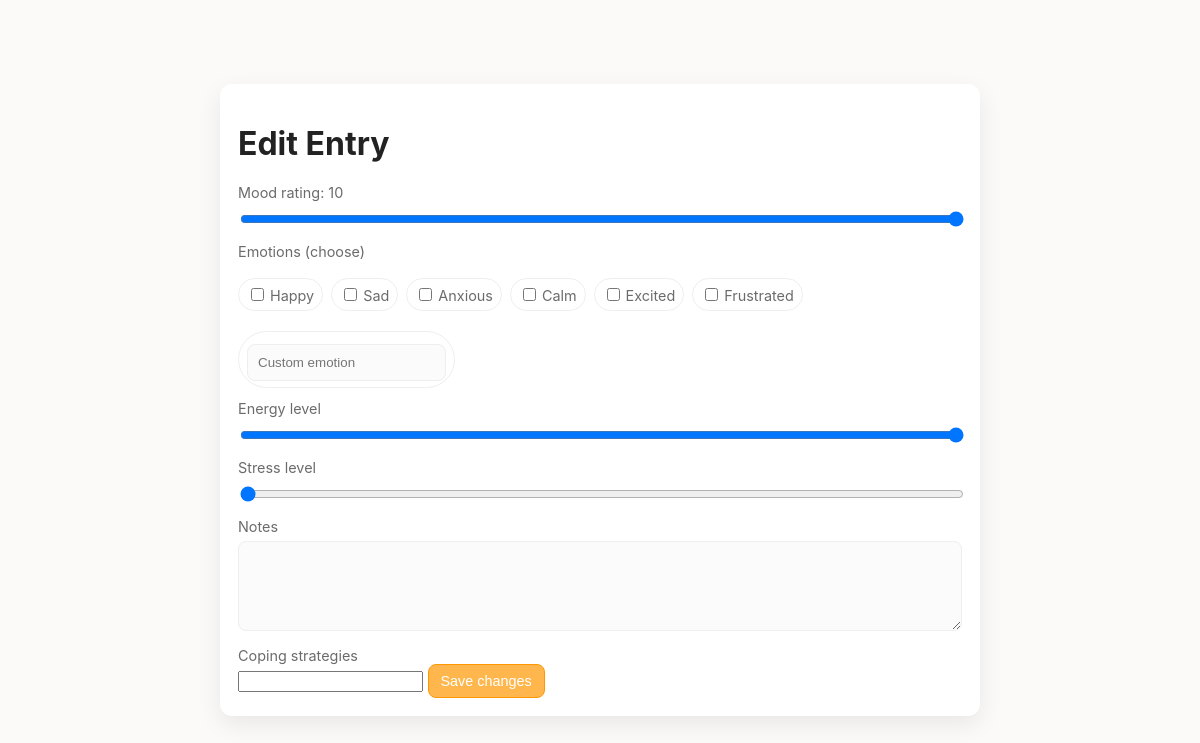
Screenshot of /entry/10/edit (signed in) with the database file from the repository.
### tables this page shows
CREATE TABLE entries (
            id INTEGER PRIMARY KEY AUTOINCREMENT,
            user_id INTEGER NOT NULL,
            created_at DATETIME DEFAULT CURRENT_TIMESTAMP,
            mood_rating INTEGER,
            emotions TEXT,          -- json list
            energy_level INTEGER,
            stress_level INTEGER,
            notes_encrypted TEXT,
            coping TEXT,            -- json or text
            sentiment TEXT,
            FOREIGN KEY(user_id) REFERENCES users(id) ON DELETE CASCADE
        );

### app.py (the view, shortened to what this page needs)
@app.route("/entry/<int:eid>/edit", methods=["GET", "POST"])
@login_required
def edit_entry(eid):
    user_id = session["user_id"]
    conn = get_db()
    c = conn.cursor()
    c.execute("SELECT * FROM entries WHERE id=? AND user_id=?", (eid, user_id))
    row = c.fetchone()
    if not row:
        conn.close()
        flash("Entry not found.", "warning")
        return redirect(url_for("entries_page"))
    notes_plain = decrypt_text(row["notes_encrypted"]) if row["notes_encrypted"] else ""
    entry = {
        "id": row["id"],
        "mood_rating": row["mood_rating"],
        "emotions": json.loads(row["emotions"]) if row["emotions"] else [],
        "energy_level": row["energy_level"],
        "stress_level": row["stress_level"],
        "notes": notes_plain,
        "coping": json.loads(row["coping"]) if row["coping"] else [],
        "sentiment": row["sentiment"],
        "created_at": row["created_at"]
    }
    conn.close()
    return render_template("edit_entry.html", entry=entry)

### app.py (called while the page is built)
def get_db():
    conn = sqlite3.connect(DB_PATH)
    conn.row_factory = sqlite3.Row
    return conn

def login_required(fn):
    @wraps(fn)
    def wrapper(*args, **kwargs):
        if "user_id" not in session:
            flash("Please log in.", "warning")
            return redirect(url_for("login"))
        return fn(*args, **kwargs)
    return wrapper

### templates/edit_entry.html (shortened to what this page needs)
{% extends "base.html" %}
{% block content %}
<div class="card">
  <h1>Edit Entry</h1>
  <form method="post">
    <label>Mood rating: <span id="moodValue">{{ entry.mood_rating }}</span></label>
    <input type="range" id="mood" name="mood_rating" min="1" max="10" value="{{ entry.mood_rating }}" oninput="document.getElementById('moodValue').innerText=this.value">
    <label>Emotions (choose)</label>
    <div class="chips">
      {% for e in ['Happy','Sad','Anxious','Calm','Excited','Frustrated'] %}
      <label class="chip"><input type="checkbox" name="emotions" value="{{ e }}" {% if e in entry.emotions %}checked{% endif %}>{{ e }}</label>
      {% endfor %}
      <label class="chip"><input type="text" name="emotions" placeholder="Custom emotion"></label>
    </div>
    <label>Energy level</label>
    <input type="range" name="energy_level" min="1" max="10" value="{{ entry.energy_level }}">
    <label>Stress level</label>
    <input type="range" name="stress_level" min="1" max="10" value="{{ entry.stress_level }}">
    <label>Notes</label>
    <textarea name="notes" rows="4">{{ entry.notes }}</textarea>
    <label>Coping strategies</label>
    <input name="coping" value="{{ entry.coping | join(', ') }}" />
    <button class="btn primary" type="submit">Save changes</button>
  </form>
</div>
{% endblock %}

### static/style.css (style rules this page uses)
:root { --bg: #fbfaf8; --card: #fff; --muted: #6b6b6b; --accent: #ffb74d; --accent-600: #ff9800; --danger: #e74c3c; --shadow: 0 8px 24px rgba(0,0,0,0.08); --radius: 12px; --pad: 18px; font-family: Inter, system-ui, -apple-system, "Segoe UI", Roboto, "Helvetica Neue", Arial; }
* { box-sizing:border-box }
html,body { height:100%;margin:0;background:var(--bg);color:#222 }
.card { width:100%; max-width:760px; background:var(--card); border-radius:var(--radius); box-shadow:var(--shadow); padding:var(--pad); margin:12px; }
.btn { display:inline-block;padding:8px 12px;border-radius:8px;border:1px solid rgba(0,0,0,0.06); background:transparent;text-decoration:none;color:#222;font-size:0.9rem;cursor:pointer; }
.btn.primary { background:var(--accent);color:#fff;border-color:var(--accent-600) }
label { display:block;margin-top:12px;color:var(--muted);font-size:0.9rem }
input[type="text"],input[type="email"],input[type="password"],textarea { width:100%;padding:10px;border-radius:8px;border:1px solid #eee;margin-top:6px;background:#fbfbfb; }
textarea { min-height:90px;resize:vertical }
input[type="range"] { width:100%;margin-top:10px }
.chips { display:flex;flex-wrap:wrap;gap:8px;margin-top:6px }
.chip { background:#fff;padding:6px 8px;border-radius:999px;border:1px solid #eee;font-size:0.9rem }
.chip input[type="checkbox"] { margin-right:6px }

### rows the page displays
entries: mood_rating "10", energy_level "10", stress_level "1"

### other values shown
{{ e }} "Happy" "Sad" "Anxious" "Calm" "Excited" "Frustrated"
